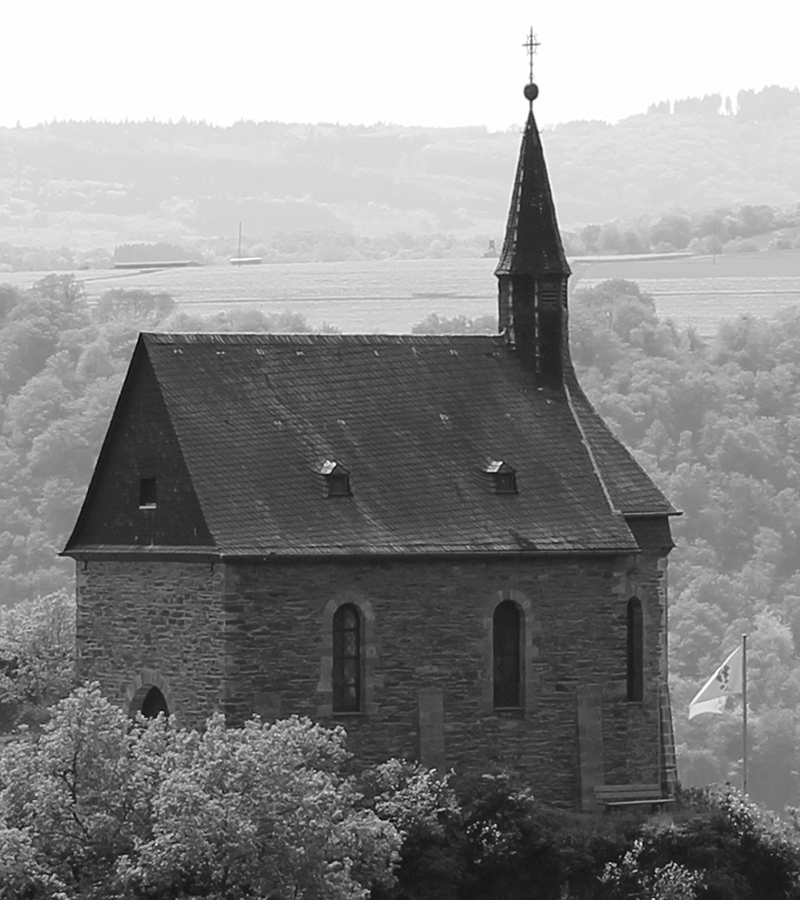
#> input picture A1/release/data/a1p4.png, 800 x 900 px, found by its file name
$ python 'Edge Detection.py'
#> lines starting #> are read from the running program, lines starting #| are printed output that depends on the picture; after the words box and inside, x2 and y2 are one past the last pixel; in counts of white or black regions, pixels touching at a corner belong together
#> further down, img is the input picture: shape (900, 800) float32; min 0.00392, max 1, mean 0.536
import math
import numpy as np
from scipy.ndimage import convolve
import matplotlib.pyplot as plt


def gauss2d(sigma, fsize):
  """
  Args:
    sigma: width of the Gaussian filter
    fsize: dimensions of the filter

  Returns:
    g: *normalized* Gaussian filter
  """

  #
  m, n = (fsize, fsize)
  x = np.arange(-m / 2 + 0.5, m / 2)
  y = np.arange(-n / 2 + 0.5, n / 2)
  xx, yy = np.meshgrid(x, y, sparse=True)
  g = np.exp(-(xx ** 2 + yy ** 2) / (2 * sigma ** 2))
  return g / np.sum(g)
  #


def createfilters():
  """
  Returns:
    fx, fy: filters as described in the problem assignment
  """

  #
  g = gauss2d(0.9, 3)
  fx = np.array([[0.5, 0, -0.5]]) * g
  fy = fx.T  # 转置

  return fx, fy


def filterimage(I, fx, fy):
  """ Filter the image with the filters fx, fy.
  You may use the ndimage.convolve scipy-function.

  Args:
    I: a (H,W) numpy array storing image data
    fx, fy: filters

  Returns:
    Ix, Iy: images filtered by fx and fy respectively
  """

  #
  Ix = convolve(I, fx, mode='constant', cval=0.0)
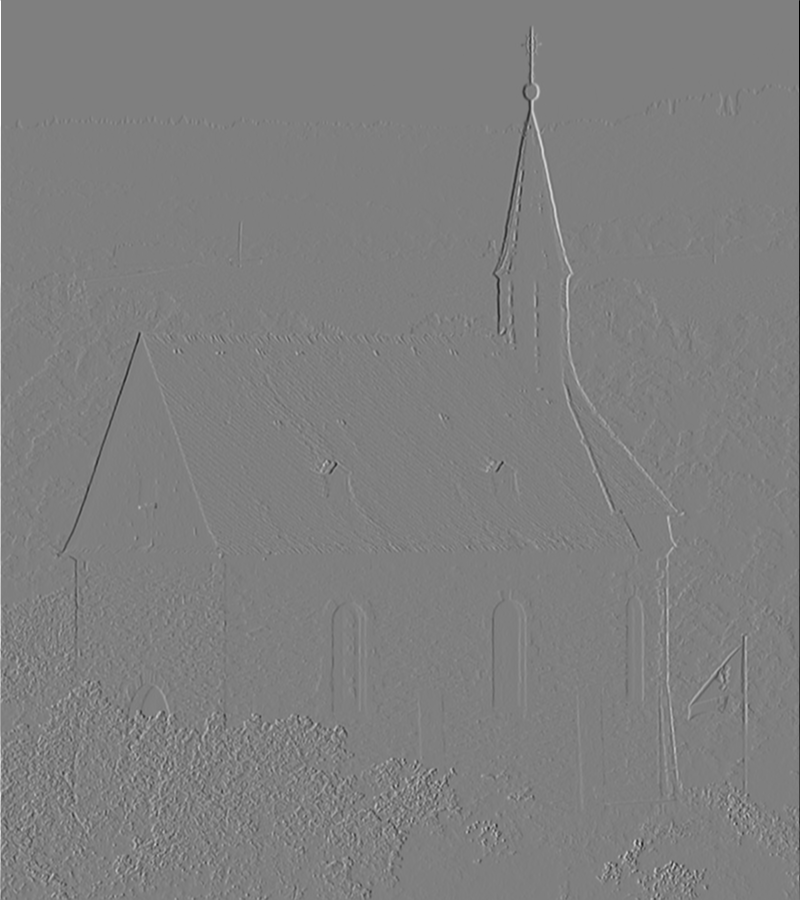
#> Ix: shape (900, 800) float32; min -0.129, max 0.129, mean 7.53e-07; drawn with min black and max white
  Iy = convolve(I, fy, mode='constant', cval=0.0)
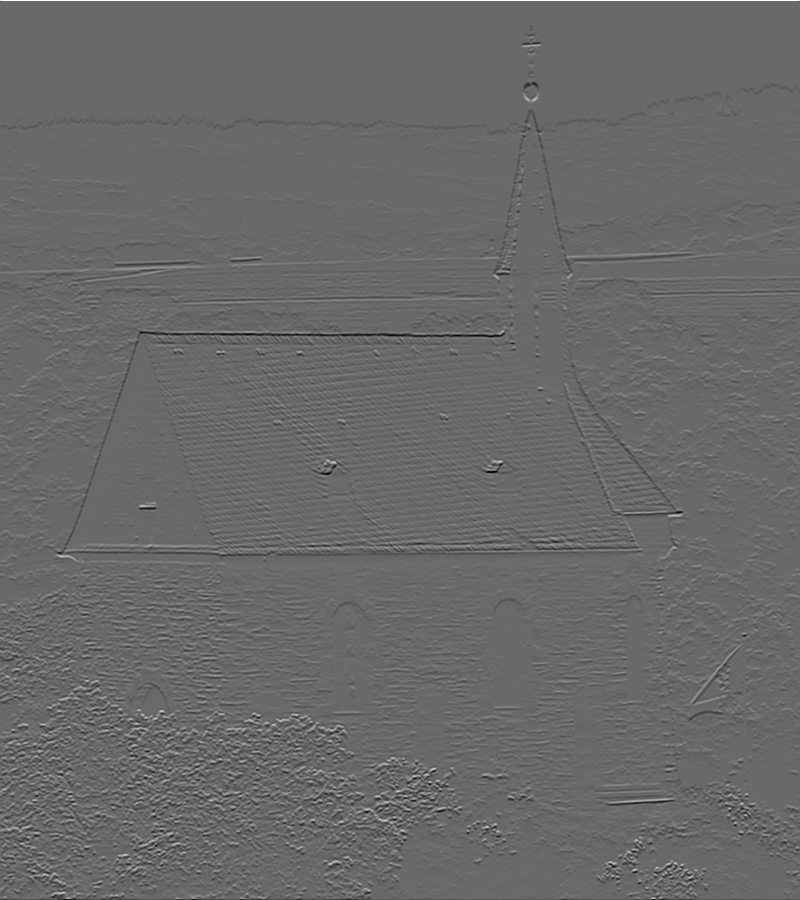
#> Iy: shape (900, 800) float32; min -0.091, max 0.129, mean -0.000117; drawn with min black and max white
  return Ix, Iy
  #


def detectedges(Ix, Iy, thr):
  """ Detects edges by applying a threshold on the image gradient magnitude.

  Args:
    Ix, Iy: filtered images
    thr: the threshold value

  Returns:
    edges: (H,W) array that contains the magnitude of the image gradient at edges and 0 otherwise
  """
#> called with thr = 1

  #
  edges = np.sqrt(Ix ** 2 + Iy ** 2)
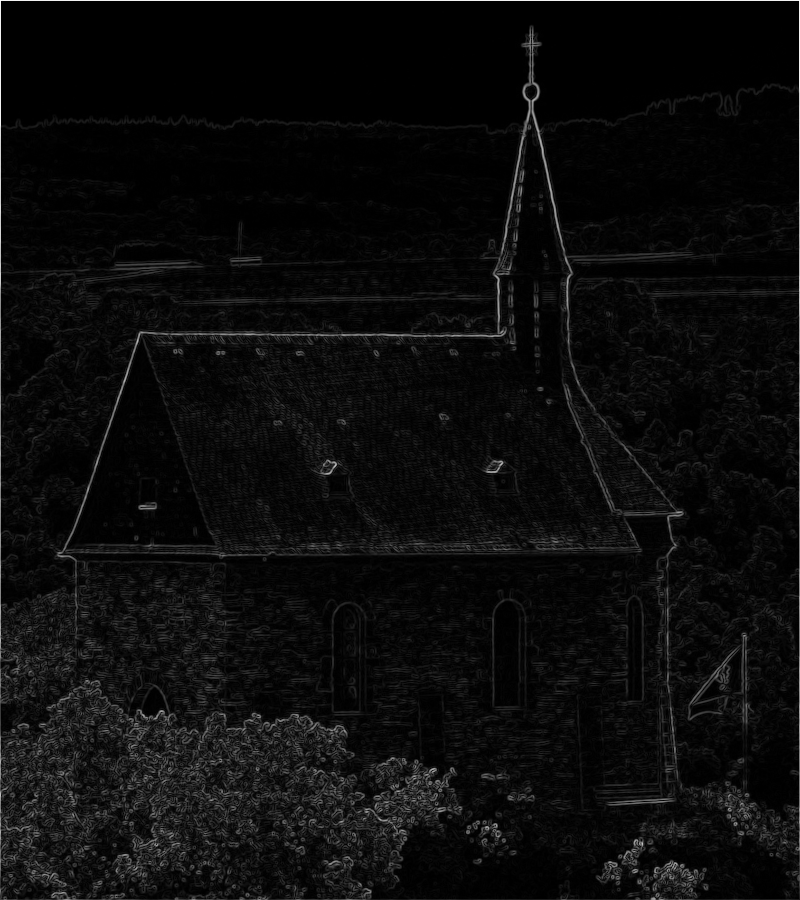
#> edges: shape (900, 800) float32; min 0, max 0.135, mean 0.0064; drawn with min black and max white
  edges[edges < thr] = 0
#> edges: shape (900, 800) float32; every value is 0
  print(edges)
#> (printed output is left out)
  return edges
  #


def nonmaxsupp(edges, Ix, Iy):
  """ Performs non-maximum suppression on an edge map.

  Args:
    edges: edge map containing the magnitude of the image gradient at edges and 0 otherwise
    Ix, Iy: filtered images

  Returns:
    edges2: edge map where non-maximum edges are suppressed
  """
  # Store result here
  edges2 = np.ones_like(edges)

  # Expand by one pixel
  padedges = np.pad(edges, 1)
#> padedges: shape (902, 802) float32; every value is 0

  # Edge orientation in [-90, 90]
  orientation = np.arctan(Iy / (Ix + 1e-24))
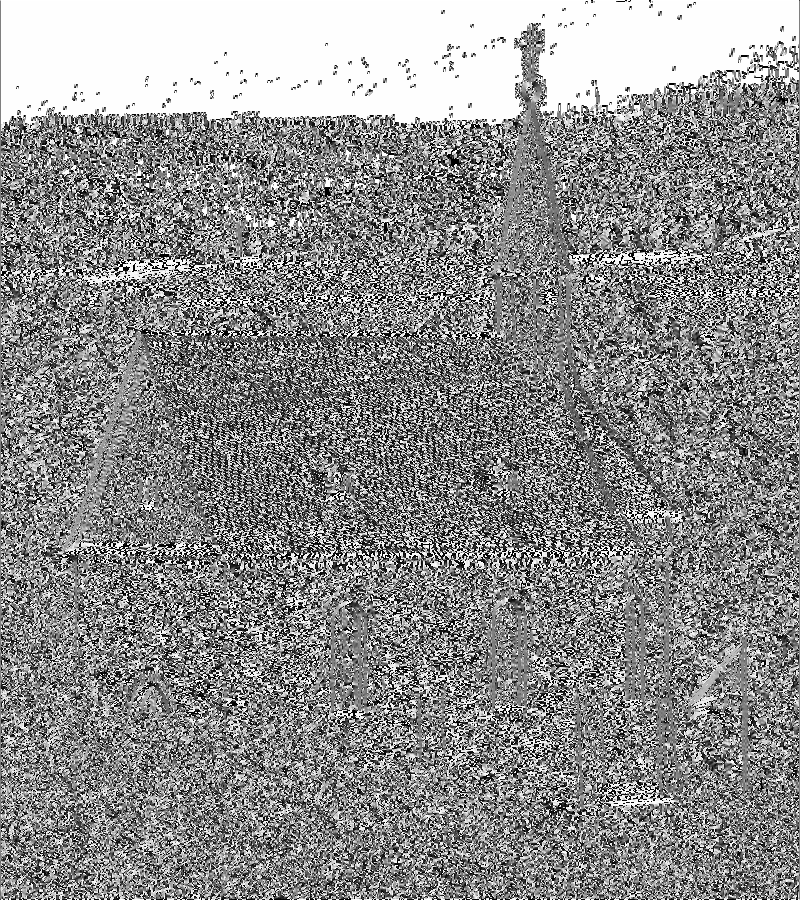
#> orientation: shape (900, 800) float32; min -1.57, max 1.57, mean 0.175; drawn with min black and max white

  # Store indices
  r = edges.shape[0]
#> r = 900
  c = edges.shape[1]
#> c = 800
  # Suppress non-maxima in 4 directions
  pi8 = math.pi / 8

  # handle top-to-bottom edges: theta in [-90, -67.5] or (67.5, 90]

  # You code here
  is_theta = np.logical_or((orientation <= -3 * pi8), (orientation > 3 * pi8))
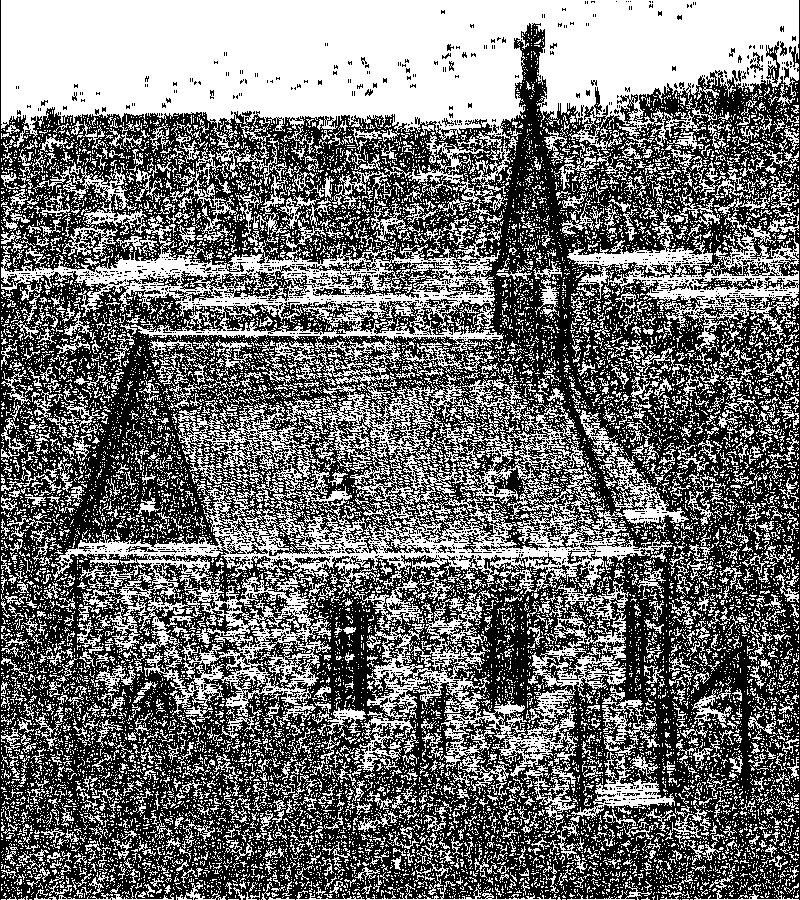
#> is_theta: shape (900, 800) bool; 44.2% white; 15985 white regions (14535 under 20 px), largest, box (x1, y1, x2, y2) and area: (1, 0, 799, 164) 87416, (51, 374, 689, 717) 45093, (1, 215, 504, 369) 18596
  is_nonmax = (padedges[1:r + 1, 1:c + 1] < np.maximum(padedges[0:r, 1:c + 1], padedges[2:r + 2, 1:c + 1]))
#> is_nonmax: shape (900, 800) bool; every value is 0
  edges2[np.logical_and(is_theta, is_nonmax)] = 0

  # handle left-to-right edges: theta in (-22.5, 22.5]

  # You code here
  is_theta = np.logical_or((orientation > -pi8), (orientation <= pi8))      # 逻辑或
#> is_theta: shape (900, 800) bool; every value is 1
  is_nonmax = (padedges[1:r + 1, 1:c + 1] < np.maximum(padedges[1:r + 1, 0:c], padedges[1:r + 1, 2:c + 2]))
  edges2[np.logical_and(is_theta, is_nonmax)] = 0

  # handle bottomleft-to-topright edges: theta in (22.5, 67.5]

  # Your code here
  is_theta = np.logical_or((orientation > pi8), (orientation <= 3 * pi8))
  is_nonmax = (padedges[1:r + 1, 1:c + 1] < np.maximum(padedges[0:r, 0:c], padedges[2:r + 2, 2:c + 2]))
  edges2[np.logical_and(is_theta, is_nonmax)] = 0

  # handle topleft-to-bottomright edges: theta in [-67.5, -22.5]

  # Your code here
  is_theta = np.logical_or((orientation > -3 * pi8), (orientation <= -pi8))
  is_nonmax = (padedges[1:r + 1, 1:c + 1] < np.maximum(padedges[2:r + 2, 0:c], padedges[0:r, 2:c + 2]))
  edges2[np.logical_and(is_theta, is_nonmax)] = 0

  return edges2 * edges


if __name__ == "__main__":
    # load image
    img = plt.imread("data/a1p4.png")

    # create filters
    fx, fy = createfilters()

    # filter image
    imgx, imgy = filterimage(img, fx, fy)

    # show filter results
    fig = plt.figure()
    ax1 = fig.add_subplot(121)
    ax1.imshow(imgx, "gray", interpolation="none")
    ax1.set_title("x derivative")
    ax1.axis("off")
    ax2 = plt.subplot(122)
    ax2.imshow(imgy, "gray", interpolation="none")
    ax2.set_title("y derivative")
    ax2.axis("off")

    # show gradient magnitude
    plt.figure()
    plt.imshow(np.sqrt(imgx ** 2 + imgy ** 2), "gray", interpolation="none")
    plt.axis("off")
    plt.title("Derivative magnitude")

    # threshold derivative
    threshold = 1.0  # change threshold
    edges = detectedges(imgx, imgy, threshold)
    plt.figure()
    plt.imshow(edges > 0, "gray", interpolation="none")
    plt.axis("off")
    plt.title("Binary edges")

    # non maximum suppression
    edges2 = nonmaxsupp(edges, imgx, imgy)
    plt.figure()
    plt.imshow(edges2 > 0, "gray", interpolation="none")
    plt.axis("off")
    plt.title("Non-maximum suppression")

    plt.show()
